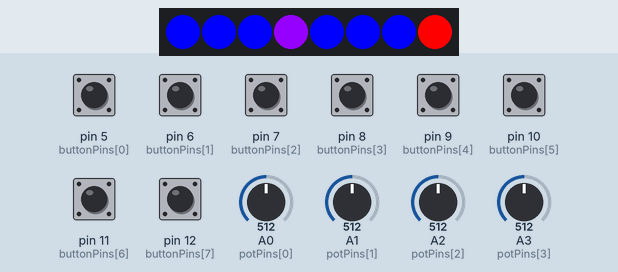
Recording of a sketch running on a simulated Teensy 4. On the bench: 8 RGB LEDs in strip order, left to right. The inputs (shaded band) are chosen by the test bench; at power-on: pin 5 (buttonPins[0]), pin 6 (buttonPins[1]), pin 7 (buttonPins[2]), pin 8 (buttonPins[3]), pin 9 (buttonPins[4]), pin 10 (buttonPins[5]), pin 11 (buttonPins[6]), pin 12 (buttonPins[7]) HIGH, A0 (potPins[0]) = 512, A1 (potPins[1]) = 512, A2 (potPins[2]) = 512, A3 (potPins[3]) = 512. The strip is taken to match the declared colour order; what the sketch prints to the serial monitor is not drawn.

Above: at 5.8 s.
5.9 s: pin 8 (buttonPins[3]) pulled LOW for 0.15 s
At 7.4 s:
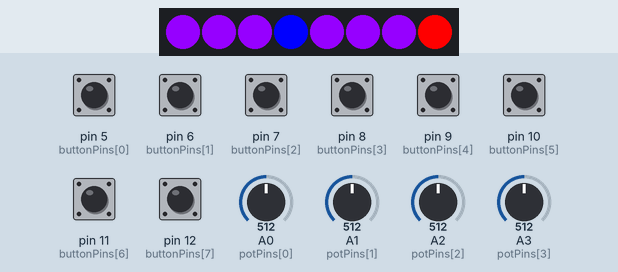
7.9 s: pin 12 (buttonPins[7]) pulled LOW for 0.15 s
At 9.7 s:
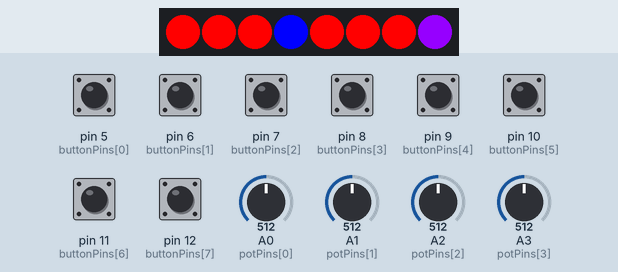
Timing chart, 0 to 11.2 s (numbered marks = the images above; inputs shaded):
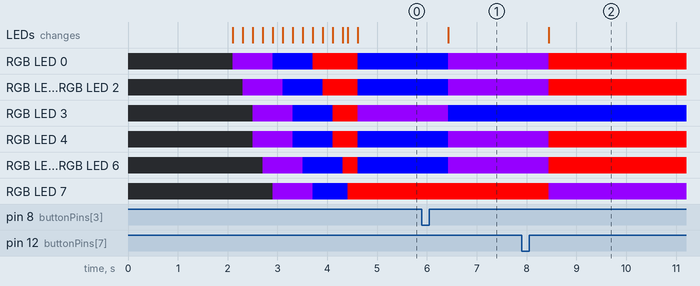

The sketch:

MIDI-Code-Final.ino
```cpp
//button setup
#include <Bounce2.h>
int buttonPins[] = {5, 6, 7, 8, 9, 10, 11, 12};
Bounce * buttons = new Bounce[8];

//potentiometer setup
int potPins[] = {A0, A1, A2, A3};

//neopixel setup
#include <Adafruit_NeoPixel.h>
Adafruit_NeoPixel strip(8, 4, NEO_RGB + NEO_KHZ800);

int mode = 0;

void setup() {
  Serial.begin(9600);
  strip.begin();
  strip.clear();
  initializeButtons();
  delay(2000);
  Serial.println("Ready!");
}


void loop() {
  //updates buttons and displays them in the serial monitor
  updateButtons();
  printButtons();
  updatePots();
  printPots();
  delay(100);

  switch(mode) {
    case 0: startUp(); break;
    case 1: mode1(); break;
    case 2: mode2(); break;
    case 3: mode3(); break;
  }

}
```

input.ino
```cpp
//button and potentiometer setup
int buttonStates[] = {0, 0, 0, 0, 0, 0, 0, 0};
int potStates[] = {0, 0, 0, 0};

//given function, initializes buttons and potentiometers
void initializeButtons(){
  for (int i = 0; i < 8; i++){
    buttons[i].attach(buttonPins[i] , INPUT_PULLUP  );
    buttons[i].interval(25);
  }
}
void updateButtons(){
  for (int i = 0; i < 8; i++){
    buttons[i].update();
    if(buttons[i].rose()){buttonStates[i] = 1;}
    else{buttonStates[i] = 0;}
  }
}
void printButtons(){
  for (int i = 0; i < 8; i++){
    int thisButton = buttonStates[i];
    Serial.print(thisButton);
    Serial.print("\t");
  }
  //Serial.println();
}
void updatePots(){
  for (int i = 0; i < 4; i++){
    int thisPot = analogRead(potPins[i]);
    int mapPot = map(thisPot, 0, 1023, 0, 127);
    potStates[i] = mapPot;
  }
}
void printPots(){
  for (int i = 0; i < 4; i++){
    int thisPot = potStates[i];
    Serial.print(thisPot);
    Serial.print("\t");
  }
  Serial.println();
}
```

mode_0.ino
```cpp
//button and potentiometer setup
boolean drumLit1 = false;
boolean drumB1[] = {false, false, false, false, false, false, false, false};
int drumPots1[] = {0, 0, 0, 0};
int drumPotsTol1 = 5;

//checks button States
void mode1() {

  if (!drumLit1) {
    strip.setPixelColor(3, 150, 0, 255);
    strip.setPixelColor(7, 255, 0, 0);
    strip.setPixelColor(0, 0, 0, 255);
    strip.setPixelColor(1, 0, 0, 255);
    strip.setPixelColor(2, 0, 0, 255);
    strip.setPixelColor(4, 0, 0, 255);
    strip.setPixelColor(5, 0, 0, 255);
    strip.setPixelColor(6, 0, 0, 255);
    strip.show();
    drumLit1 = true;
  }

  for (int i = 0; i < 8; i++) {
    if (buttonStates[i] == 1 && i != 3 && i != 7) {
      Serial.print(i);
      drumB1[i] = !drumB1[i];
      if (drumB1[i]) {
        usbMIDI.sendControlChange(i, 127, 1);
      } else {
        usbMIDI.sendControlChange(i, 0, 1);
      }
    }
    if (buttonStates[i] == 1 && i == 3 ) {
      mode = 2;
      drumLit1 = false;
    }
    if (buttonStates[i] == 1 && i == 7 ) {
      mode = 3;
      drumLit1 = false;
    }
  }

  //checks potentiometer States
  for (int i = 0; i < 4; i++) {
    int thisPot = potStates[i];
    if (abs(thisPot - drumPots1[i]) > drumPotsTol1) {
      usbMIDI.sendControlChange(i + 8, thisPot, 1);
      drumPots1[i] = thisPot;
    }
  }
}
```

mode_1.ino
```cpp
//button and potentiometer setup
boolean drumLit = false;
boolean drumB[] = {false, false, false, false, false, false, false, false};
int drumPots[] = {0, 0, 0, 0};
int drumPotsTol = 5;

//checks button States
void mode2() {

  if (!drumLit) {
    strip.setPixelColor(3, 0, 0, 255);
    strip.setPixelColor(7, 255, 0, 0);
    strip.setPixelColor(0, 150, 0, 255);
    strip.setPixelColor(1, 150, 0, 255);
    strip.setPixelColor(2, 150, 0, 255);
    strip.setPixelColor(4, 150, 0, 255);
    strip.setPixelColor(5, 150, 0, 255);
    strip.setPixelColor(6, 150, 0, 255);
    strip.show();
    drumLit = true;
  }

  for (int i = 0; i < 8; i++) {
    if (buttonStates[i] == 1 && i != 3 && i != 7) {
      Serial.print(i);
      drumB[i] = !drumB[i];
      if (drumB[i]) {
        usbMIDI.sendControlChange(i + 20, 127, 1);
      } else {
        usbMIDI.sendControlChange(i + 20, 0, 1);
      }
    }
    if (buttonStates[i] == 1 && i == 3 ) {
      mode = 1;
      drumLit = false;
    }
    if (buttonStates[i] == 1 && i == 7 ) {
      mode = 3;
      drumLit = false;
    }
  }

  //checks potentiometer States
  for (int i = 0; i < 4; i++) {
    int thisPot = potStates[i];
    if (abs(thisPot - drumPots[i]) > drumPotsTol) {
      usbMIDI.sendControlChange(i + 8, thisPot, 1);
      drumPots[i] = thisPot;
    }
  }
}
```

mode_2.ino
```cpp
//button and potentiometer setup
boolean synLit = false;
boolean synB[] = {false, false, false, false, false, false, false, false};
int state1Pots[] = {0, 0, 0, 0};
int state1PotsTol = 5;

//checks button States
void mode3() {

  if (!synLit) {
    strip.setPixelColor(3, 0, 0, 255);
    strip.setPixelColor(7, 150, 0, 255);
    strip.setPixelColor(0, 255, 0, 0);
    strip.setPixelColor(1, 255, 0, 0);
    strip.setPixelColor(2, 255, 0, 0);
    strip.setPixelColor(4, 255, 0, 0);
    strip.setPixelColor(5, 255, 0, 0);
    strip.setPixelColor(6, 255, 0, 0);
    strip.show();
    synLit = true;
  }

  for (int i = 0; i < 8; i++) {
    if (buttonStates[i] == 1 && i != 3 && i != 7) {
      Serial.print(i);
      synB[i] = !synB[i];
      if (synB[i]) {
        usbMIDI.sendControlChange(i + 50, 127, 1);
      } else {
        usbMIDI.sendControlChange(i + 50, 0, 1);
      }
    }
    if (buttonStates[i] == 1 && i == 3 ) {
      mode = 1;
      synLit = false;
    }
    if (buttonStates[i] == 1 && i == 7 ) {
      mode = 2;
      synLit = false;
    }
  }

  //checks potentiometer States
  for (int i = 0; i < 4; i++) {
    int thisPot = potStates[i];
    if (abs(thisPot - state1Pots[i]) > state1PotsTol) {
      usbMIDI.sendControlChange(i + 8, thisPot, 1);
      state1Pots[i] = thisPot;
    }
  }
}
```

starting.ino
```cpp
void startUp() {

  int delayVal = 100;

  //clears neopixels
  strip.clear();
  strip.show();

  //startup animation;

  //sets pixels purple
  for (int i = 0; i < 4; i++) {
    strip.setPixelColor(i, 150, 0, 255);
    strip.show();
    delay(delayVal);
  }
  for (int i = 4; i < 8; i++) {
    strip.setPixelColor(i, 150, 0, 255);
    strip.show();
    delay(delayVal);
  }

  //sets pixels blue
    for (int i = 0; i < 4; i++) {
    strip.setPixelColor(i, 0, 0, 255);
    strip.show();
    delay(delayVal);
  }
  for (int i = 4; i < 8; i++) {
    strip.setPixelColor(i, 0, 0, 255);
    strip.show();
    delay(delayVal);
  }

  //sets pixels red
    for (int i = 0; i < 4; i++) {
    strip.setPixelColor(i, 255, 0, 0);
    strip.show();
    delay(delayVal);
  }
  for (int i = 4; i < 8; i++) {
    strip.setPixelColor(i, 255, 0, 0);
    strip.show();
    delay(delayVal);
  }

  mode = 1;
}
```

Measured:
- after the input at 5.9 s, RGB LED 0–2, RGB LED 4–6: RGB(0, 0, 255) → RGB(150, 0, 255) after 0.53 s; RGB LED 3: RGB(150, 0, 255) → RGB(0, 0, 255) after 0.53 s; the LEDs: change after 0.53 s (image 1)
- after the input at 7.9 s, RGB LED 0–2, RGB LED 4–6: RGB(150, 0, 255) → RGB(255, 0, 0) after 0.55 s; RGB LED 7: RGB(255, 0, 0) → RGB(150, 0, 255) after 0.55 s; the LEDs: change after 0.55 s (image 2)
